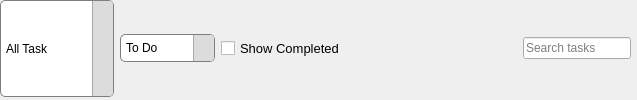
        <widget class="QWidget" name="widget_6" native="true">
         <property name="sizePolicy">
          <sizepolicy hsizetype="Preferred" vsizetype="Fixed">
           <horstretch>0</horstretch>
           <verstretch>0</verstretch>
          </sizepolicy>
         </property>
         <property name="minimumSize">
          <size>
           <width>0</width>
           <height>0</height>
          </size>
         </property>
         <layout class="QHBoxLayout" name="horizontalLayout_5">
          <property name="leftMargin">
           <number>0</number>
          </property>
          <property name="topMargin">
           <number>0</number>
          </property>
          <property name="rightMargin">
           <number>0</number>
          </property>
          <property name="bottomMargin">
           <number>3</number>
          </property>
          <item>
           <widget class="QComboBox" name="listbox">
            <property name="sizePolicy">
             <sizepolicy hsizetype="Expanding" vsizetype="Expanding">
              <horstretch>0</horstretch>
              <verstretch>0</verstretch>
             </sizepolicy>
            </property>
            <property name="minimumSize">
             <size>
              <width>114</width>
              <height>0</height>
             </size>
            </property>
            <property name="maximumSize">
             <size>
              <width>100</width>
              <height>100</height>
             </size>
            </property>
            <property name="styleSheet">
             <string notr="true">QComboBox {
                border: 1px solid #7f7f7f;
                border-radius: 5px;
                padding: 5px;
                min-width: 6em;
                background-color: white;
                color: black;
            }
            
            QComboBox::drop-down {
                subcontrol-origin: padding;
                subcontrol-position: top right;
                width: 20px;
                border-left-width: 1px;
                border-left-color: darkgray;
                border-left-style: solid;
                border-top-right-radius: 3px;
                border-bottom-right-radius: 3px;
                background-color: #dcdcdc;
            }

            QComboBox::down-arrow {
                image: url(&quot;%(image_path)s&quot;);
                width: 10px;  
                height: 10px; 
            }</string>
            </property>
            <property name="editable">
             <bool>false</bool>
            </property>
            <item>
             <property name="text">
              <string>All Task</string>
             </property>
            </item>
            <item>
             <property name="text">
              <string>List</string>
             </property>
            </item>
           </widget>
          </item>
          <item>
           <widget class="QComboBox" name="comboBox">
            <property name="sizePolicy">
             <sizepolicy hsizetype="Fixed" vsizetype="Fixed">
              <horstretch>0</horstretch>
              <verstretch>0</verstretch>
             </sizepolicy>
            </property>
            <property name="styleSheet">
             <string notr="true">QComboBox {
                border: 1px solid #7f7f7f;
                border-radius: 5px;
                padding: 5px;
                min-width: 4em;
                background-color: white;
                color: black;
            }
            
            QComboBox::drop-down {
                subcontrol-origin: padding;
                subcontrol-position: top right;
                width: 20px;
                border-left-width: 1px;
                border-left-color: darkgray;
                border-left-style: solid;
                border-top-right-radius: 3px;
                border-bottom-right-radius: 3px;
                background-color: #dcdcdc;
            }

            QComboBox::down-arrow {
                image: url(&quot;%(image_path)s&quot;);
                width: 10px;  
                height: 10px; 
            }</string>
            </property>
            <item>
             <property name="text">
              <string>To Do</string>
             </property>
            </item>
            <item>
             <property name="text">
              <string>In progress</string>
             </property>
            </item>
            <item>
             <property name="text">
              <string>Completed</string>
             </property>
            </item>
           </widget>
          </item>
          <item>
           <widget class="QCheckBox" name="checkBox">
            <property name="sizePolicy">
             <sizepolicy hsizetype="Fixed" vsizetype="Fixed">
              <horstretch>0</horstretch>
              <verstretch>0</verstretch>
             </sizepolicy>
            </property>
            <property name="maximumSize">
             <size>
              <width>200</width>
              <height>16777215</height>
             </size>
            </property>
            <property name="font">
             <font>
              <pointsize>10</pointsize>
             </font>
            </property>
            <property name="text">
             <string>Show Completed</string>
            </property>
           </widget>
          </item>
          <item>
           <widget class="QPushButton" name="refreshbutton">
            <property name="sizePolicy">
             <sizepolicy hsizetype="Fixed" vsizetype="Fixed">
              <horstretch>0</horstretch>
              <verstretch>0</verstretch>
             </sizepolicy>
            </property>
            <property name="styleSheet">
             <string notr="true">QPushButton {

                background-color: qlineargradient(x1:0, y1:0, x2:1, y2:1,
                                                  stop:0 #f0f0f0, stop:1 #c0c0c0); /* Gradient background */
                 /* Dark border */
                color: #000000; /* Black text */
                padding: 5px 6px;
                text-align: center;
                font-size: 13px;
                border-radius: 5px;
            }
            QPushButton:hover {
                background-color: qlineargradient(x1:0, y1:0, x2:1, y2:1,
                                                  stop:0 #e0e0e0, stop:1 #a0a0a0); /* Darker gradient on hover */
            }
            QPushButton:pressed {
                background-color: qlineargradient(x1:0, y1:0, x2:1, y2:1,
                                                  stop:0 #c0c0c0, stop:1 #808080); /* Even darker gradient on press */
            }</string>
            </property>
            <property name="text">
             <string/>
            </property>
            <property name="icon">
             <iconset>
              <normaloff>../../../../../../../Downloads/refresh.png</normaloff>../../../../../../../Downloads/refresh.png</iconset>
            </property>
           </widget>
          </item>
          <item>
           <widget class="QWidget" name="widget_12" native="true">
            <property name="sizePolicy">
             <sizepolicy hsizetype="Expanding" vsizetype="Expanding">
              <horstretch>0</horstretch>
              <verstretch>0</verstretch>
             </sizepolicy>
            </property>
            <property name="minimumSize">
             <size>
              <width>100</width>
              <height>0</height>
             </size>
            </property>
           </widget>
          </item>
          <item>
           <widget class="QWidget" name="widget_9" native="true">
            <property name="sizePolicy">
             <sizepolicy hsizetype="Preferred" vsizetype="Preferred">
              <horstretch>0</horstretch>
              <verstretch>0</verstretch>
             </sizepolicy>
            </property>
            <layout class="QHBoxLayout" name="horizontalLayout_6">
             <property name="spacing">
              <number>3</number>
             </property>
             <property name="leftMargin">
              <number>3</number>
             </property>
             <property name="topMargin">
              <number>3</number>
             </property>
             <property name="rightMargin">
              <number>0</number>
             </property>
             <property name="bottomMargin">
              <number>3</number>
             </property>
             <item>
              <widget class="QLabel" name="label_7">
               <property name="sizePolicy">
                <sizepolicy hsizetype="Fixed" vsizetype="Preferred">
                 <horstretch>0</horstretch>
                 <verstretch>0</verstretch>
                </sizepolicy>
               </property>
               <property name="text">
                <string/>
               </property>
               <property name="pixmap">
                <pixmap>../../../../../../../../../../../../../../../../../../../../../../../../uii/resource/search@2x.png</pixmap>
               </property>
              </widget>
             </item>
             <item>
              <widget class="QLineEdit" name="search_task">
               <property name="sizePolicy">
                <sizepolicy hsizetype="Fixed" vsizetype="Fixed">
                 <horstretch>0</horstretch>
                 <verstretch>0</verstretch>
                </sizepolicy>
               </property>
               <property name="placeholderText">
                <string>Search tasks</string>
               </property>
              </widget>
             </item>
            </layout>
           </widget>
          </item>
          <item>
           <widget class="QWidget" name="widget_7" native="true">
            <property name="sizePolicy">
             <sizepolicy hsizetype="Preferred" vsizetype="Fixed">
              <horstretch>0</horstretch>
              <verstretch>0</verstretch>
             </sizepolicy>
            </property>
            <property name="maximumSize">
             <size>
              <width>100</width>
              <height>16777215</height>
             </size>
            </property>
            <property name="styleSheet">
             <string notr="true"/>
            </property>
            <layout class="QHBoxLayout" name="horizontalLayout_4">
             <property name="spacing">
              <number>0</number>
             </property>
             <property name="leftMargin">
              <number>0</number>
             </property>
             <property name="topMargin">
              <number>0</number>
             </property>
             <property name="rightMargin">
              <number>0</number>
             </property>
             <property name="bottomMargin">
              <number>0</number>
             </property>
            </layout>
           </widget>
          </item>
         </layout>
        </widget>
